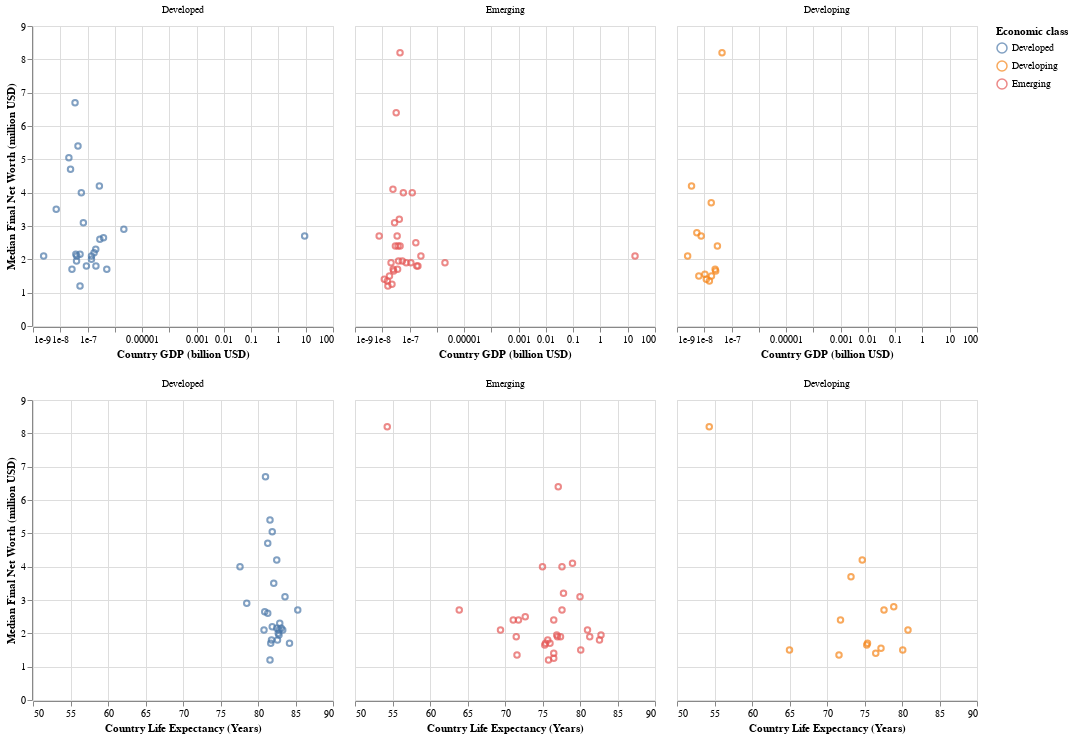

Write notebook code for a chart like this one.
### Code cell
gdp_splot = alt.Chart(task3df).mark_point().encode(
    alt.X('gdp_country', title='Country GDP (billion USD)').scale(type='log'),
    alt.Y('medianFinalWorth', title='Median Final Net Worth (million USD)'),
    color=alt.Color('e_class:N', 
             title='Economic class',
             # condition=alt.condition(splot_brush, 'e_class:N', alt.value('lightgray'))
             ),
     # color = alt.condition(splot_brush, 'e_class:N', alt.value('lightgray'), title='Economic Class'),
    tooltip=[
             alt.Tooltip('country', title='Country'),
             alt.Tooltip('gdp_country', title='Country GDP (billion USD)'),
             alt.Tooltip('medianFinalWorth', title='Median Final Net worth (million USD)'), 
             ]
).facet(
    column=alt.Column('e_class:O', sort=['Developed','Emerging','Developing']),
    # title=alt.TitleParams("Correlation between Median Billionaire Final Net Worth and Country's Socio-Economic Status",
                         # anchor='middle'),
).add_params(splot_brush
 )#.transform_filter(
#     splot_brush
#  )


life_splot = alt.Chart(task3df).mark_point().encode(
    alt.X('life_expectancy_country', title='Country Life Expectancy (Years)').scale(zero=False),
    alt.Y('medianFinalWorth', title='Median Final Net Worth (million USD)'),
    alt.Color('e_class:N'),#, legend=None),
    tooltip=[
             alt.Tooltip('country', title='Country'),
             alt.Tooltip('life_expectancy_country', title='Country Life Expectancy'),
             alt.Tooltip('medianFinalWorth', title='Median Final Net worth (million USD)'), 
             ]
).facet(
    column=alt.Column('e_class:O', sort=['Developed','Emerging','Developing']),
)

alt.vconcat(gdp_splot, life_splot).configure_header(
    title= None,
)

# gdp_splot | life_splot
# .encode(
    # color = alt.condition(splot_brush, 'e_class:N', alt.value('lightgray'))
# )
# .add_params(splot_brush)

### Figure 1 — Vega-Lite specification as saved in the notebook (floating-point values rounded to 4 significant figures)
{"config": {"view": {"continuousWidth": 300, "continuousHeight": 300}, "header": {"title": null}}, "vconcat": [{"facet": {"column": {"field": "e_class", "sort": ["Developed", "Emerging", "Developing"], "type": "ordinal"}}, "spec": {"mark": {"type": "point"}, "encoding": {"color": {"field": "e_class", "title": "Economic class", "type": "nominal"}, "tooltip": [{"field": "country", "title": "Country", "type": "nominal"}, {"field": "gdp_country", "title": "Country GDP (billion USD)", "type": "quantitative"}, {"field": "medianFinalWorth", "title": "Median Final Net worth (million USD)", "type": "quantitative"}], "x": {"field": "gdp_country", "scale": {"type": "log"}, "title": "Country GDP (billion USD)", "type": "quantitative"}, "y": {"field": "medianFinalWorth", "title": "Median Final Net Worth (million USD)", "type": "quantitative"}}, "name": "view_1"}}, {"facet": {"column": {"field": "e_class", "sort": ["Developed", "Emerging", "Developing"], "type": "ordinal"}}, "spec": {"mark": {"type": "point"}, "encoding": {"color": {"field": "e_class", "type": "nominal"}, "tooltip": [{"field": "country", "title": "Country", "type": "nominal"}, {"field": "life_expectancy_country", "title": "Country Life Expectancy", "type": "quantitative"}, {"field": "medianFinalWorth", "title": "Median Final Net worth (million USD)", "type": "quantitative"}], "x": {"field": "life_expectancy_country", "scale": {"zero": false}, "title": "Country Life Expectancy (Years)", "type": "quantitative"}, "y": {"field": "medianFinalWorth", "title": "Median Final Net Worth (million USD)", "type": "quantitative"}}}}], "data": {"name": "data-b876889aebde5618199e0f62923b8f02"}, "params": [{"name": "param_1", "select": {"type": "interval", "encodings": ["x", "y"]}, "views": ["view_1"]}], "$schema": "https://vega.github.io/schema/vega-lite/v5.8.0.json", "datasets": {"data-b876889aebde5618199e0f62923b8f02": [{"medianFinalWorth": 4.2, "country": "France", "gdp_country": 2.716e-07, "life_expectancy_country": 82.5, "economic_class": 1, "e_class": "Developed"}, {"medianFinalWorth": 2.9, "country": "United States", "gdp_country": 2.143e-06, "life_expectancy_country": 78.5, "economic_class": 1, "e_class": "Developed"}, {"medianFinalWorth": 4.0, "country": "Mexico", "gdp_country": 1.258e-07, "life_expectancy_country": 75.0, "economic_class": 2, "e_class": "Emerging"}, {"medianFinalWorth": 2.1, "country": "India", "gdp_country": 2.611e-07, "life_expectancy_country": 69.4, "economic_class": 2, "e_class": "Emerging"}, {"medianFinalWorth": 2.1, "country": "Spain", "gdp_country": 1.394e-07, "life_expectancy_country": 83.3, "economic_class": 1, "e_class": "Developed"}, {"medianFinalWorth": 1.9, "country": "China", "gdp_country": 1.991e-06, "life_expectancy_country": 77.0, "economic_class": 2, "e_class": "Emerging"}, {"medianFinalWorth": 2.2, "country": "Canada", "gdp_country": 1.736e-07, "life_expectancy_country": 81.9, "economic_class": 1, "e_class": "Developed"}, {"medianFinalWorth": 2.65, "country": "Germany", "gdp_country": 3.846e-07, "life_expectancy_country": 80.9, "economic_class": 1, "e_class": "Developed"}, {"medianFinalWorth": 3.1, "country": "Switzerland", "gdp_country": 7.031e-08, "life_expectancy_country": 83.6, "economic_class": 1, "e_class": "Developed"}, {"medianFinalWorth": 1.2, "country": "Belgium", "gdp_country": 5.296e-08, "life_expectancy_country": 81.6, "economic_class": 1, "e_class": "Developed"}, {"medianFinalWorth": 2.7, "country": "Hong Kong", "gdp_country": 9.14, "life_expectancy_country": 85.3, "economic_class": 1, "e_class": "Developed"}, {"medianFinalWorth": 5.4, "country": "Austria", "gdp_country": 4.463e-08, "life_expectancy_country": 81.6, "economic_class": 1, "e_class": "Developed"}, {"medianFinalWorth": 1.7, "country": "Japan", "gdp_country": 5.082e-07, "life_expectancy_country": 84.2, "economic_class": 1, "e_class": "Developed"}, {"medianFinalWorth": 2.6, "country": "United Kingdom", "gdp_country": 2.827e-07, "life_expectancy_country": 81.3, "economic_class": 1, "e_class": "Developed"}, {"medianFinalWorth": 2.0, "country": "Australia", "gdp_country": 1.393e-07, "life_expectancy_country": 82.7, "economic_class": 1, "e_class": "Developed"}, {"medianFinalWorth": 1.9, "country": "Indonesia", "gdp_country": 1.119e-07, "life_expectancy_country": 71.5, "economic_class": 2, "e_class": "Emerging"}, {"medianFinalWorth": 3.2, "country": "United Arab Emirates", "gdp_country": 4.211e-08, "life_expectancy_country": 77.8, "economic_class": 2, "e_class": "Emerging"}, {"medianFinalWorth": 2.5, "country": "Russia", "gdp_country": 1.7e-07, "life_expectancy_country": 72.7, "economic_class": 2, "e_class": "Emerging"}, {"medianFinalWorth": 3.1, "country": "Chile", "gdp_country": 2.823e-08, "life_expectancy_country": 80.0, "economic_class": 2, "e_class": "Emerging"}, {"medianFinalWorth": 4.1, "country": "Czech Republic", "gdp_country": 2.465e-08, "life_expectancy_country": 79.0, "economic_class": 2, "e_class": "Emerging"}, {"medianFinalWorth": 2.15, "country": "Sweden", "gdp_country": 5.308e-08, "life_expectancy_country": 82.5, "economic_class": 1, "e_class": "Developed"}, {"medianFinalWorth": 1.95, "country": "Thailand", "gdp_country": 5.436e-08, "life_expectancy_country": 76.9, "economic_class": 2, "e_class": "Emerging"}, {"medianFinalWorth": 2.15, "country": "Singapore", "gdp_country": 3.721e-08, "life_expectancy_country": 83.1, "economic_class": 1, "e_class": "Developed"}, {"medianFinalWorth": 8.2, "country": "Nigeria", "gdp_country": 4.481e-08, "life_expectancy_country": 54.3, "economic_class": 2, "e_class": "Emerging"}, {"medianFinalWorth": 8.2, "country": "Nigeria", "gdp_country": 4.481e-08, "life_expectancy_country": 54.3, "economic_class": 3, "e_class": "Developing"}, {"medianFinalWorth": 1.95, "country": "Israel", "gdp_country": 3.951e-08, "life_expectancy_country": 82.8, "economic_class": 1, "e_class": "Developed"}, {"medianFinalWorth": 1.95, "country": "Israel", "gdp_country": 3.951e-08, "life_expectancy_country": 82.8, "economic_class": 2, "e_class": "Emerging"}, {"medianFinalWorth": 2.3, "country": "Italy", "gdp_country": 2.001e-07, "life_expectancy_country": 82.9, "economic_class": 1, "e_class": "Developed"}, {"medianFinalWorth": 2.7, "country": "South Africa", "gdp_country": 3.514e-08, "life_expectancy_country": 63.9, "economic_class": 2, "e_class": "Emerging"}, {"medianFinalWorth": 1.8, "country": "Brazil", "gdp_country": 1.84e-07, "life_expectancy_country": 75.7, "economic_class": 2, "e_class": "Emerging"}, {"medianFinalWorth": 1.7, "country": "Malaysia", "gdp_country": 3.647e-08, "life_expectancy_country": 76.0, "economic_class": 2, "e_class": "Emerging"}, {"medianFinalWorth": 1.8, "country": "South Korea", "gdp_country": 2.029e-07, "life_expectancy_country": 82.6, "economic_class": 1, "e_class": "Developed"}, {"medianFinalWorth": 1.8, "country": "South Korea", "gdp_country": 2.029e-07, "life_expectancy_country": 82.6, "economic_class": 2, "e_class": "Emerging"}, {"medianFinalWorth": 5.05, "country": "New Zealand", "gdp_country": 2.069e-08, "life_expectancy_country": 81.9, "economic_class": 1, "e_class": "Developed"}, {"medianFinalWorth": 2.4, "country": "Philippines", "gdp_country": 3.768e-08, "life_expectancy_country": 71.1, "economic_class": 2, "e_class": "Emerging"}, {"medianFinalWorth": 2.1, "country": "Taiwan", "gdp_country": 18.52, "life_expectancy_country": 81.0, "economic_class": 2, "e_class": "Emerging"}, {"medianFinalWorth": 2.1, "country": "Norway", "gdp_country": 4.033e-08, "life_expectancy_country": 82.8, "economic_class": 1, "e_class": "Developed"}, {"medianFinalWorth": 2.4, "country": "Egypt", "gdp_country": 3.032e-08, "life_expectancy_country": 71.8, "economic_class": 2, "e_class": "Emerging"}, {"medianFinalWorth": 2.4, "country": "Egypt", "gdp_country": 3.032e-08, "life_expectancy_country": 71.8, "economic_class": 3, "e_class": "Developing"}, {"medianFinalWorth": 6.7, "country": "Denmark", "gdp_country": 3.481e-08, "life_expectancy_country": 81.0, "economic_class": 1, "e_class": "Developed"}, {"medianFinalWorth": 6.4, "country": "Colombia", "gdp_country": 3.238e-08, "life_expectancy_country": 77.1, "economic_class": 2, "e_class": "Emerging"}, {"medianFinalWorth": 1.8, "country": "Netherlands", "gdp_country": 9.091e-08, "life_expectancy_country": 81.8, "economic_class": 1, "e_class": "Developed"}, {"medianFinalWorth": 4.0, "country": "Poland", "gdp_country": 5.922e-08, "life_expectancy_country": 77.6, "economic_class": 1, "e_class": "Developed"}, {"medianFinalWorth": 4.0, "country": "Poland", "gdp_country": 5.922e-08, "life_expectancy_country": 77.6, "economic_class": 2, "e_class": "Emerging"}, {"medianFinalWorth": 1.35, "country": "Ukraine", "gdp_country": 1.538e-08, "life_expectancy_country": 71.6, "economic_class": 2, "e_class": "Emerging"}, {"medianFinalWorth": 1.35, "country": "Ukraine", "gdp_country": 1.538e-08, "life_expectancy_country": 71.6, "economic_class": 3, "e_class": "Developing"}, {"medianFinalWorth": 1.9, "country": "Greece", "gdp_country": 2.099e-08, "life_expectancy_country": 81.3, "economic_class": 2, "e_class": "Emerging"}, {"medianFinalWorth": 1.9, "country": "Turkey", "gdp_country": 7.544e-08, "life_expectancy_country": 77.4, "economic_class": 2, "e_class": "Emerging"}, {"medianFinalWorth": 2.4, "country": "Argentina", "gdp_country": 4.497e-08, "life_expectancy_country": 76.5, "economic_class": 2, "e_class": "Emerging"}, {"medianFinalWorth": 4.7, "country": "Portugal", "gdp_country": 2.377e-08, "life_expectancy_country": 81.3, "economic_class": 1, "e_class": "Developed"}, {"medianFinalWorth": 3.7, "country": "Kazakhstan", "gdp_country": 1.802e-08, "life_expectancy_country": 73.2, "economic_class": 3, "e_class": "Developing"}, {"medianFinalWorth": 1.65, "country": "Vietnam", "gdp_country": 2.619e-08, "life_expectancy_country": 75.3, "economic_class": 2, "e_class": "Emerging"}, {"medianFinalWorth": 1.65, "country": "Vietnam", "gdp_country": 2.619e-08, "life_expectancy_country": 75.3, "economic_class": 3, "e_class": "Developing"}, {"medianFinalWorth": 4.2, "country": "Latvia", "gdp_country": 3.412e-09, "life_expectancy_country": 74.7, "economic_class": 3, "e_class": "Developing"}, {"medianFinalWorth": 1.7, "country": "Finland", "gdp_country": 2.688e-08, "life_expectancy_country": 81.7, "economic_class": 1, "e_class": "Developed"}, {"medianFinalWorth": 3.5, "country": "Luxembourg", "gdp_country": 7.11e-09, "life_expectancy_country": 82.1, "economic_class": 1, "e_class": "Developed"}, {"medianFinalWorth": 2.8, "country": "Lebanon", "gdp_country": 5.337e-09, "life_expectancy_country": 78.9, "economic_class": 3, "e_class": "Developing"}, {"medianFinalWorth": 2.7, "country": "Oman", "gdp_country": 7.698e-09, "life_expectancy_country": 77.6, "economic_class": 2, "e_class": "Emerging"}, {"medianFinalWorth": 2.7, "country": "Oman", "gdp_country": 7.698e-09, "life_expectancy_country": 77.6, "economic_class": 3, "e_class": "Developing"}, {"medianFinalWorth": 2.1, "country": "Cyprus", "gdp_country": 2.456e-09, "life_expectancy_country": 80.8, "economic_class": 1, "e_class": "Developed"}, {"medianFinalWorth": 2.1, "country": "Cyprus", "gdp_country": 2.456e-09, "life_expectancy_country": 80.8, "economic_class": 3, "e_class": "Developing"}, {"medianFinalWorth": 1.7, "country": "Romania", "gdp_country": 2.501e-08, "life_expectancy_country": 75.4, "economic_class": 2, "e_class": "Emerging"}, {"medianFinalWorth": 1.7, "country": "Romania", "gdp_country": 2.501e-08, "life_expectancy_country": 75.4, "economic_class": 3, "e_class": "Developing"}, {"medianFinalWorth": 1.5, "country": "Qatar", "gdp_country": 1.835e-08, "life_expectancy_country": 80.1, "economic_class": 2, "e_class": "Emerging"}, {"medianFinalWorth": 1.5, "country": "Qatar", "gdp_country": 1.835e-08, "life_expectancy_country": 80.1, "economic_class": 3, "e_class": "Developing"}, {"medianFinalWorth": 1.55, "country": "Slovakia", "gdp_country": 1.054e-08, "life_expectancy_country": 77.2, "economic_class": 3, "e_class": "Developing"}, {"medianFinalWorth": 1.4, "country": "Morocco", "gdp_country": 1.187e-08, "life_expectancy_country": 76.5, "economic_class": 2, "e_class": "Emerging"}, {"medianFinalWorth": 1.4, "country": "Morocco", "gdp_country": 1.187e-08, "life_expectancy_country": 76.5, "economic_class": 3, "e_class": "Developing"}, {"medianFinalWorth": 1.2, "country": "Hungary", "gdp_country": 1.61e-08, "life_expectancy_country": 75.8, "economic_class": 2, "e_class": "Emerging"}, {"medianFinalWorth": 1.5, "country": "Tanzania", "gdp_country": 6.318e-09, "life_expectancy_country": 65.0, "economic_class": 3, "e_class": "Developing"}, {"medianFinalWorth": 1.25, "country": "Peru", "gdp_country": 2.268e-08, "life_expectancy_country": 76.5, "economic_class": 2, "e_class": "Emerging"}]}}
